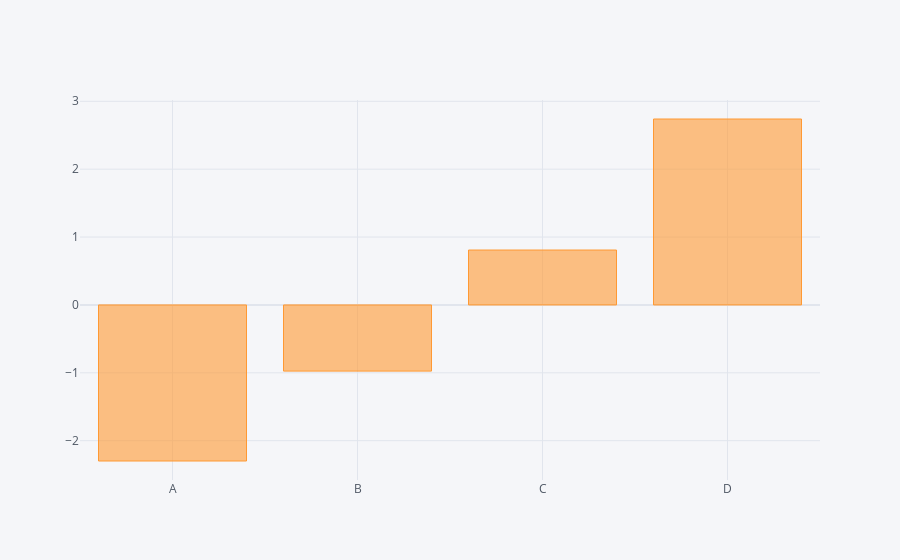

Source (notebook cell):
### Markdown cell above
### `df.sum().iplot()` : aggregation functions(count...) can be used

### Code cell
df.sum().iplot(kind='bar')

### Figure 1 — Plotly figure (JSON) as saved in the notebook; plotly's stock layout.template omitted (floating-point values rounded to 4 significant figures)
{"data": [{"marker": {"color": "rgba(255, 153, 51, 0.6)", "line": {"color": "rgba(255, 153, 51, 1.0)", "width": 1}}, "name": "None", "orientation": "v", "text": "", "type": "bar", "x": ["A", "B", "C", "D"], "y": [-2.299, -0.9747, 0.809, 2.739]}], "layout": {"autosize": true, "legend": {"bgcolor": "#F5F6F9", "font": {"color": "#4D5663"}}, "paper_bgcolor": "#F5F6F9", "plot_bgcolor": "#F5F6F9", "title": {"font": {"color": "#4D5663"}}, "xaxis": {"autorange": true, "gridcolor": "#E1E5ED", "range": [-0.5, 3.5], "showgrid": true, "tickfont": {"color": "#4D5663"}, "title": {"font": {"color": "#4D5663"}, "text": ""}, "type": "category", "zerolinecolor": "#E1E5ED"}, "yaxis": {"autorange": true, "gridcolor": "#E1E5ED", "range": [-2.579, 3.019], "showgrid": true, "tickfont": {"color": "#4D5663"}, "title": {"font": {"color": "#4D5663"}, "text": ""}, "type": "linear", "zerolinecolor": "#E1E5ED"}}}
